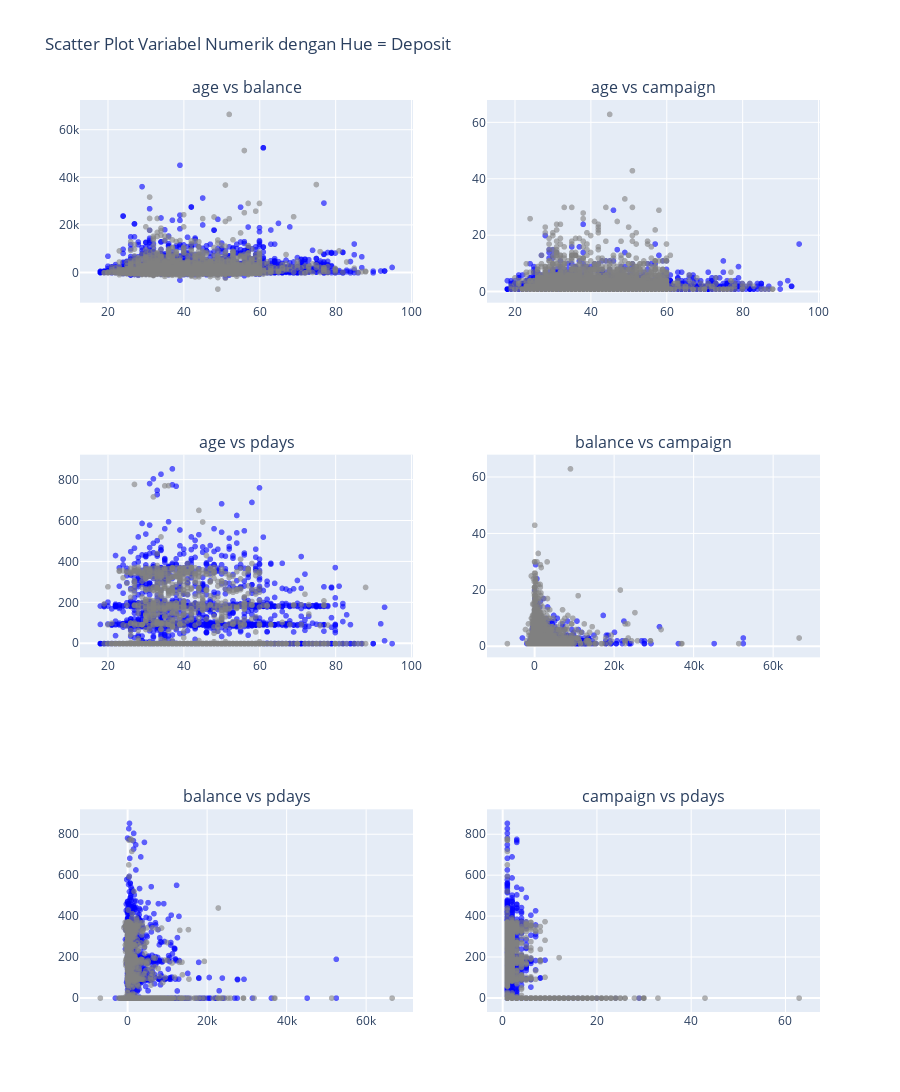

Here is the notebook cell this chart was saved with:
### Markdown cell above
**Interpretasi :**
1. Age vs Deposit
- Sebaran umur mirip, tetapi ada sedikit lebih banyak nasabah berusia lebih tua di kelompok yes.
- Outlier umur > 80 tahun ada di kedua kelompok, namun jumlahnya kecil. 
- Outlier pada usia diabaikan karena masih wajar, banyak penabung di usia tua yang menabung di deposito karena merupakan salah satu pasif income yang aman dan mudah.

2. Balance vs Deposit
- Distribusi balance sangat skewed (banyak outlier sangat tinggi di kedua grup).
- Median saldo bagi “yes” sedikit lebih tinggi dari “no”, namun perbedaannya tidak terlalu besar.
- Outlier ekstrem (saldo sangat tinggi) lebih banyak di grup “no”, kemungkinan karena beberapa nasabah dengan balance yang tinggi tidak tertarik pada produk deposito.

3. Campaign vs Deposit
- Median campaign (jumlah kontak selama kampanye) bagi “yes” sedikit lebih rendah dibanding “no”.
- Grup “no” punya lebih banyak outlier ekstrem (campaign > 20 kali). Ini bisa menandakan bahwa terlalu sering menghubungi nasabah justru menurunkan peluang untuk menarik nasabah melakukan pembukaan rekening deposito.

4. Pdays vs Deposit
- Pdays adalah jumlah hari sejak terakhir kali dihubungi dalam kampanye sebelumnya.
- Grup “yes” cenderung memiliki pdays lebih rendah (lebih cepat dihubungi kembali) dibanding “no”.
- Grup “no” didominasi nilai pdays = 999 (tidak pernah dihubungi sebelumnya), yang bisa menjelaskan rendahnya konversi.


**Insight utama:**

Usia sedikit lebih tua, saldo cukup, jumlah kontak wajar (tidak berlebihan), dan interaksi yang lebih cepat setelah kampanye sebelumnya tampaknya berhubungan dengan kemungkinan nasabah membuka deposito.

### Code cell
import plotly.express as px
import plotly.graph_objects as go
from plotly.subplots import make_subplots
from itertools import combinations

# Warna custom
color_discrete_map = {'yes': 'blue', 'no': 'gray'}

# Daftar variabel numerik
numeric_cols = ['age', 'balance', 'campaign', 'pdays']

# Buat semua kombinasi unik pasangan variabel
var_pairs = list(combinations(numeric_cols, 2))

# Tentukan jumlah baris dan kolom subplot
rows = (len(var_pairs) + 1) // 2
cols = 2

# Buat subplots
fig = make_subplots(
    rows=rows, cols=cols,
    subplot_titles=[f"{x} vs {y}" for x, y in var_pairs]
)

# Loop dan tambahkan setiap scatter plot ke subplot
for i, (x, y) in enumerate(var_pairs):
    row = i // cols + 1
    col_num = i % cols + 1
    
    scatter_fig = px.scatter(
        df, x=x, y=y, color='deposit', opacity=0.6,
        color_discrete_map=color_discrete_map  # <-- tambahkan ini
    )
    
    # Tambahkan trace dari px.scatter ke subplot
    for trace in scatter_fig.data:
        fig.add_trace(trace, row=row, col=col_num)

# Layout
fig.update_layout(
    height=400 * rows,
    width=900,
    title_text="Scatter Plot Variabel Numerik dengan Hue = Deposit",
    showlegend=False
)

fig.show()

### Figure 1 — Plotly figure (JSON) as saved in the notebook; plotly's stock layout.template omitted (floating-point values rounded to 4 significant figures; data arrays with more than 128 entries replaced by an {"elided": "..."} marker saying what was removed)
{"data": [{"hovertemplate": "deposit=yes<br>age=%{x}<br>balance=%{y}<extra></extra>", "legendgroup": "yes", "marker": {"color": "blue", "opacity": 0.6, "symbol": "circle"}, "mode": "markers", "name": "yes", "showlegend": true, "type": "scattergl", "x": {"elided": "3730 int values"}, "xaxis": "x", "y": {"elided": "3730 int values"}, "yaxis": "y"}, {"hovertemplate": "deposit=no<br>age=%{x}<br>balance=%{y}<extra></extra>", "legendgroup": "no", "marker": {"color": "gray", "opacity": 0.6, "symbol": "circle"}, "mode": "markers", "name": "no", "showlegend": true, "type": "scattergl", "x": {"elided": "4075 int values"}, "xaxis": "x", "y": {"elided": "4075 int values"}, "yaxis": "y"}, {"hovertemplate": "deposit=yes<br>age=%{x}<br>campaign=%{y}<extra></extra>", "legendgroup": "yes", "marker": {"color": "blue", "opacity": 0.6, "symbol": "circle"}, "mode": "markers", "name": "yes", "showlegend": true, "type": "scattergl", "x": {"elided": "3730 int values"}, "xaxis": "x2", "y": {"elided": "3730 int values"}, "yaxis": "y2"}, {"hovertemplate": "deposit=no<br>age=%{x}<br>campaign=%{y}<extra></extra>", "legendgroup": "no", "marker": {"color": "gray", "opacity": 0.6, "symbol": "circle"}, "mode": "markers", "name": "no", "showlegend": true, "type": "scattergl", "x": {"elided": "4075 int values"}, "xaxis": "x2", "y": {"elided": "4075 int values"}, "yaxis": "y2"}, {"hovertemplate": "deposit=yes<br>age=%{x}<br>pdays=%{y}<extra></extra>", "legendgroup": "yes", "marker": {"color": "blue", "opacity": 0.6, "symbol": "circle"}, "mode": "markers", "name": "yes", "showlegend": true, "type": "scattergl", "x": {"elided": "3730 int values"}, "xaxis": "x3", "y": {"elided": "3730 int values"}, "yaxis": "y3"}, {"hovertemplate": "deposit=no<br>age=%{x}<br>pdays=%{y}<extra></extra>", "legendgroup": "no", "marker": {"color": "gray", "opacity": 0.6, "symbol": "circle"}, "mode": "markers", "name": "no", "showlegend": true, "type": "scattergl", "x": {"elided": "4075 int values"}, "xaxis": "x3", "y": {"elided": "4075 int values"}, "yaxis": "y3"}, {"hovertemplate": "deposit=yes<br>balance=%{x}<br>campaign=%{y}<extra></extra>", "legendgroup": "yes", "marker": {"color": "blue", "opacity": 0.6, "symbol": "circle"}, "mode": "markers", "name": "yes", "showlegend": true, "type": "scattergl", "x": {"elided": "3730 int values"}, "xaxis": "x4", "y": {"elided": "3730 int values"}, "yaxis": "y4"}, {"hovertemplate": "deposit=no<br>balance=%{x}<br>campaign=%{y}<extra></extra>", "legendgroup": "no", "marker": {"color": "gray", "opacity": 0.6, "symbol": "circle"}, "mode": "markers", "name": "no", "showlegend": true, "type": "scattergl", "x": {"elided": "4075 int values"}, "xaxis": "x4", "y": {"elided": "4075 int values"}, "yaxis": "y4"}, {"hovertemplate": "deposit=yes<br>balance=%{x}<br>pdays=%{y}<extra></extra>", "legendgroup": "yes", "marker": {"color": "blue", "opacity": 0.6, "symbol": "circle"}, "mode": "markers", "name": "yes", "showlegend": true, "type": "scattergl", "x": {"elided": "3730 int values"}, "xaxis": "x5", "y": {"elided": "3730 int values"}, "yaxis": "y5"}, {"hovertemplate": "deposit=no<br>balance=%{x}<br>pdays=%{y}<extra></extra>", "legendgroup": "no", "marker": {"color": "gray", "opacity": 0.6, "symbol": "circle"}, "mode": "markers", "name": "no", "showlegend": true, "type": "scattergl", "x": {"elided": "4075 int values"}, "xaxis": "x5", "y": {"elided": "4075 int values"}, "yaxis": "y5"}, {"hovertemplate": "deposit=yes<br>campaign=%{x}<br>pdays=%{y}<extra></extra>", "legendgroup": "yes", "marker": {"color": "blue", "opacity": 0.6, "symbol": "circle"}, "mode": "markers", "name": "yes", "showlegend": true, "type": "scattergl", "x": {"elided": "3730 int values"}, "xaxis": "x6", "y": {"elided": "3730 int values"}, "yaxis": "y6"}, {"hovertemplate": "deposit=no<br>campaign=%{x}<br>pdays=%{y}<extra></extra>", "legendgroup": "no", "marker": {"color": "gray", "opacity": 0.6, "symbol": "circle"}, "mode": "markers", "name": "no", "showlegend": true, "type": "scattergl", "x": {"elided": "4075 int values"}, "xaxis": "x6", "y": {"elided": "4075 int values"}, "yaxis": "y6"}], "layout": {"annotations": [{"font": {"size": 16}, "showarrow": false, "text": "age vs balance", "x": 0.225, "xanchor": "center", "xref": "paper", "y": 1, "yanchor": "bottom", "yref": "paper"}, {"font": {"size": 16}, "showarrow": false, "text": "age vs campaign", "x": 0.775, "xanchor": "center", "xref": "paper", "y": 1, "yanchor": "bottom", "yref": "paper"}, {"font": {"size": 16}, "showarrow": false, "text": "age vs pdays", "x": 0.225, "xanchor": "center", "xref": "paper", "y": 0.6111, "yanchor": "bottom", "yref": "paper"}, {"font": {"size": 16}, "showarrow": false, "text": "balance vs campaign", "x": 0.775, "xanchor": "center", "xref": "paper", "y": 0.6111, "yanchor": "bottom", "yref": "paper"}, {"font": {"size": 16}, "showarrow": false, "text": "balance vs pdays", "x": 0.225, "xanchor": "center", "xref": "paper", "y": 0.2222, "yanchor": "bottom", "yref": "paper"}, {"font": {"size": 16}, "showarrow": false, "text": "campaign vs pdays", "x": 0.775, "xanchor": "center", "xref": "paper", "y": 0.2222, "yanchor": "bottom", "yref": "paper"}], "height": 1200, "showlegend": false, "title": {"text": "Scatter Plot Variabel Numerik dengan Hue = Deposit"}, "width": 900, "xaxis": {"anchor": "y", "domain": [0, 0.45]}, "xaxis2": {"anchor": "y2", "domain": [0.55, 1]}, "xaxis3": {"anchor": "y3", "domain": [0, 0.45]}, "xaxis4": {"anchor": "y4", "domain": [0.55, 1]}, "xaxis5": {"anchor": "y5", "domain": [0, 0.45]}, "xaxis6": {"anchor": "y6", "domain": [0.55, 1]}, "yaxis": {"anchor": "x", "domain": [0.7778, 1]}, "yaxis2": {"anchor": "x2", "domain": [0.7778, 1]}, "yaxis3": {"anchor": "x3", "domain": [0.3889, 0.6111]}, "yaxis4": {"anchor": "x4", "domain": [0.3889, 0.6111]}, "yaxis5": {"anchor": "x5", "domain": [0, 0.2222]}, "yaxis6": {"anchor": "x6", "domain": [0, 0.2222]}}}
